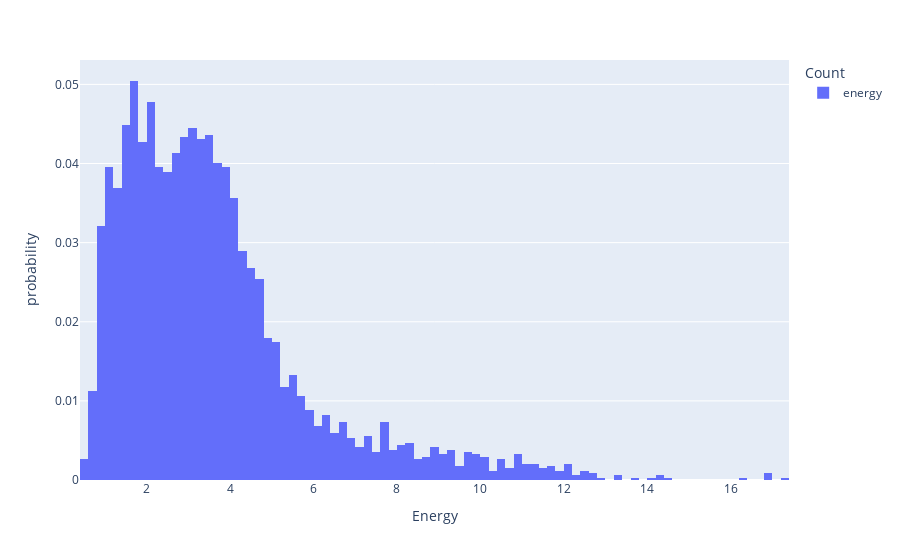

The notebook cell this image was saved under:
### Markdown cell above
## Examining Disulfide Energies
The approximate bond torsional energy (kcal/mol) of a given disulfide bond 
is calculated using the following equation: \n

$ E_{kcal/mol} \approx 2.0 * cos(3.0 * \chi_{1}) + cos(3.0 * \chi_{5}) + cos(3.0 * \chi_{2}) + $
$ cos(3.0 * \chi_{4}) + 3.5 * cos(2.0 * \chi_{3}) + 0.6 * cos(3.0 * \chi_{3}) + 10.1 $

The equation embodies the typical 3-fold rotation barriers associated with single bonds,
($\chi_1, \chi_5, \chi_2, \chi_4$) and a high 2-fold barrier for $\chi_3$, resulting from the partial double bond
character of the S-S bond. This property leads to two major disulfide families, characterized
by the sign of $\chi_3$. *Left-handed* disulfides have $\chi_3$ < 0° and *right-handed* disulfides have
$\chi_3$ > 0°.

### Code cell
labels = {'value': 'Energy', 'variable': 'Count'}
cols = ['energy']
#px.histogram(SS_df['energy'], labels=labels, histnorm='probability', template='plotly_dark')
px.histogram(SS_df['energy'], labels=labels, histnorm='probability')

### Figure 1 — Plotly figure (JSON) as saved in the notebook; plotly's stock layout.template omitted (floating-point values rounded to 4 significant figures; data arrays with more than 128 entries replaced by an {"elided": "..."} marker saying what was removed)
{"data": [{"alignmentgroup": "True", "bingroup": "x", "histnorm": "probability", "hovertemplate": "Count=energy<br>Energy=%{x}<br>probability=%{y}<extra></extra>", "legendgroup": "energy", "marker": {"color": "#636efa", "pattern": {"shape": ""}}, "name": "energy", "offsetgroup": "energy", "orientation": "v", "showlegend": true, "type": "histogram", "x": {"elided": "3391 float values"}, "xaxis": "x", "yaxis": "y"}], "layout": {"barmode": "relative", "legend": {"title": {"text": "Count"}, "tracegroupgap": 0}, "margin": {"t": 60}, "xaxis": {"anchor": "y", "domain": [0, 1], "title": {"text": "Energy"}}, "yaxis": {"anchor": "x", "domain": [0, 1], "title": {"text": "probability"}}}}
